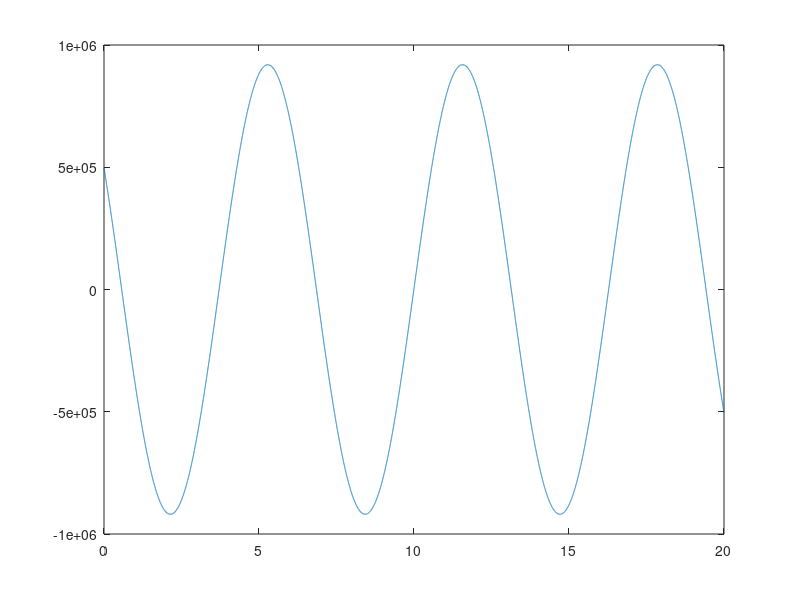

The MATLAB script that drew this image:
clear all;
close all;

T = .001;

n = [0:T:20];

y = 1 - cos(n);

dydt = ((1-cos(n+1) - (1-cos(n)))/T);

d2ydt2 = ((((1-cos(n+2) - (1-cos(n+1)))/T)-((1-cos(n+1) - (1-cos(n)))/T))/T);

plot(n, d2ydt2 + y)